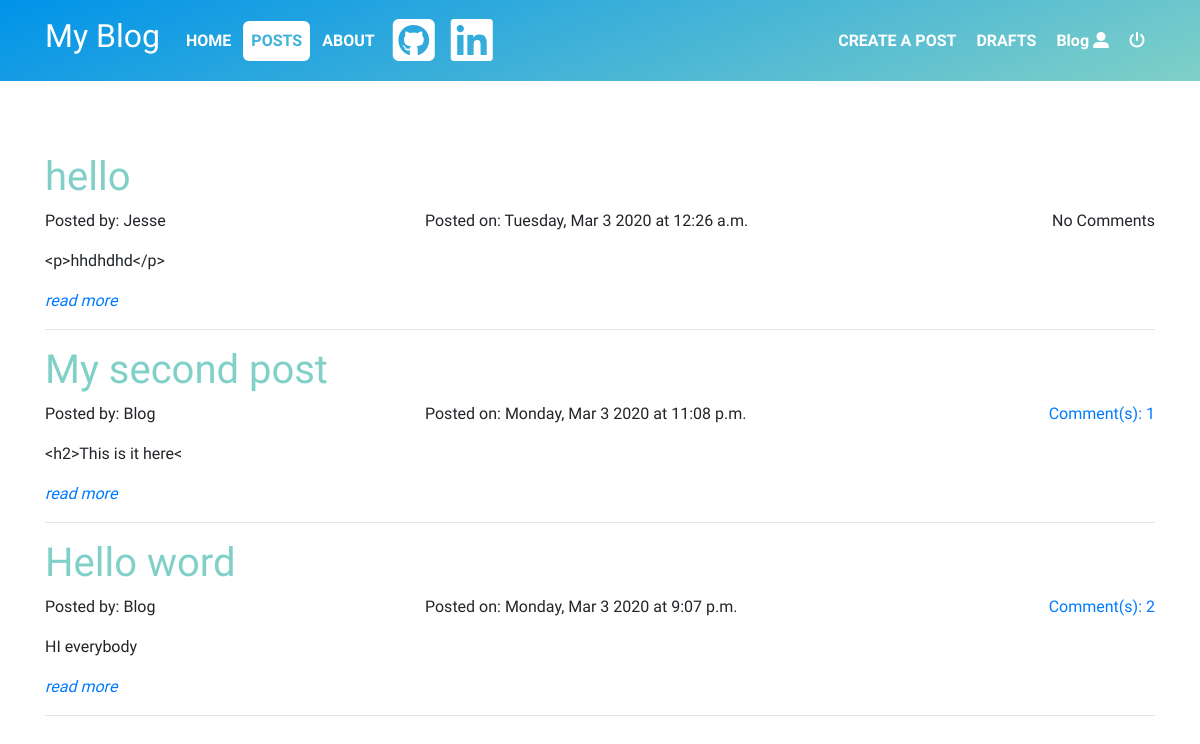
//posts/ (signed in), run on the app's committed database.
### blog/models.py (models this page shows, shortened)
class Post(models.Model):
    author = models.ForeignKey(User, on_delete=models.CASCADE)
    alias = models.CharField(max_length=50, null=True)
    title = models.CharField(max_length=100)
    text = models.TextField()
    created_date = models.DateTimeField(default=timezone.now)
    published_date = models.DateTimeField(null=True)
    def approved_comments(self):
        return self.comments.filter(approved_comment=True)

### blog/views.py (the view)
class PostListView(ListView):
    paginate_by = 10
    queryset = Post.objects.filter(published_date__isnull=False).order_by('-published_date')

### blog/templates/blog/post_list.html
{% extends 'blog/base.html' %}
{% block posts %}id="active"{%endblock%}
{% block content %}
{% for post in post_list %}
    {% if post.published_date %}
    <div>
        <div>
            <h1 class="customtext"><a href="{% url 'post_detail' pk=post.pk %}">{{post.title}}</a></h1>
        </div>
        <div class="row">
            <div class="col-md-4">
                <p>Posted by: {{post.author|title}}</p>
            </div>
            <div class="col-md-4">
                <p>Posted on: {{post.published_date|date:"l, M n Y"}} at {{post.published_date|time:"g:i a"}}</p>
            </div>
            <div class="col-md-4" align="right">
                {% if post.approved_comments %}
                    <p><a href="{% url 'post_detail' pk=post.pk %}">Comment(s): {{post.approved_comments.count}}</a></p>
                {% else %}
                    <p>No Comments</p>
                {% endif %}
            </div>
        </div>
        <div>
            <p>{{post.text|slice:":20"}}</p>
            <a href="{% url 'post_detail' pk=post.pk %}"><p><em>read more</em></p></a>
        </div>
    </div>
    <hr>
    {% else %}
        <h3 align="center">Sorry, no content has been posted on this blog yet, please check back soon.</h3>
        <h4 align="center"><a href="{% url 'createpost' %}">CLICK here</a> to add create new post</h4>
    {% endif %}
{% endfor %}
{% endblock %}

### blog/templates/blog/base.html (shortened to what this page needs)
<!DOCTYPE html>
{% load static %}
<html lang="en">
<head>
    <link rel="stylesheet" href="https://stackpath.bootstrapcdn.com/bootstrap/4.4.1/css/bootstrap.min.css">
    <link rel="stylesheet" href="{% static "css/blog.css" %}">
</head>
<body class="fonty">
    <nav class="navbar sticky-top navbar-expand-lg navbar-dark customnav" id="nav_bar">
        <div class="container">
            <a class="navbar-brand" href="{% url 'index' %}"><h2>My Blog</h2></a>
            <div class="collapse navbar-collapse" id="navbarSupportedContent">
                <ul class="navbar-nav menu">
                    <li class="nav-item">
                        <a class="nav-link" href="{% url 'index' %}" {% block home %}{% endblock %}><strong>HOME</strong></a>
                    </li>
                    <li class="nav-item">
                        <a class="nav-link" href="{% url 'post_list' %}" {% block posts %}{% endblock %}><strong>POSTS</strong></a>
                    </li>
                    <li class="nav-item">
                        <a class="nav-link" href="{% url 'about' %}" {% block about %}{% endblock %}><strong>ABOUT</strong></a>
                    </li>
                </ul>
                <ul class="navbar-nav portfolio">
                    <li class="nav-item">
                        <a class="nav-link" href="https://www.github.com" target="_blank"><strong><i class="fab fa-github-square fa-3x" id="rotate"></i></strong></a>
                    </li>
                    <li class="nav-item">
                        <a class="nav-link" href="https://www.linkedin.com" target="_blank"><strong><i class="fab fa-linkedin fa-3x" id="rotate"></i></strong></a>
                    </li>
                </ul>
                <ul class="navbar-nav menu ml-auto">
                {% if user.is_authenticated %}
                    <li class="nav-item">
                        <a class="nav-link" href="{% url 'createpost' %}"><strong>CREATE A POST</strong></a>
                    </li>
                    <li class="nav-item">
                        <a class="nav-link" href="{% url 'drafts' %}" {% block drafts %}{% endblock %}><strong>DRAFTS</strong></a>
                    </li>
                    <li class="nav-item">
                        <a class="nav-link" href="{% url 'profile' %}" {% block profile %}{% endblock %}><strong>{{user.username|title}} <i class="fas fa-user-alt"></i></strong></a>
                    </li>
                    <li class="nav-item logout">
                        <a class="nav-link" href="{% url 'logout' %}"><strong><i class="fas fa-power-off"></i></strong></a>
                    </li>
                {% endif %}
                </ul>
            </div>
        </div>
    </nav>
    <br><br><br>
    <div class="container">
        {% block content %}
        {% endblock %}
    </div>
</body>
</html>

### blog/static/css/blog.css (style rules this page uses)
.navbar-dark .navbar-nav .nav-link { color:rgb(255, 255, 255); border-radius: 6px; margin-left: 2px; margin-right: 2px; }
.navbar-dark .portfolio .nav-link { transition: 0.70s; -webkit-transition: 0.70s; -moz-transition: 0.70s; -ms-transition: 0.70s; -o-transition: 0.70s; display: block; margin-right: auto; margin-left: auto; display: inline-block; }
#active { color: #40b2d8; background-color: white; }
.fonty { font-family: 'Sirin Stencil', sans-serif; }
.customnav { background-color: #0093E9; background-image: linear-gradient(160deg, #0093E9 0%, #80D0C7 100%); }
.customtext { background: radial-gradient(circle, rgba(0,147,233,1) 0%, rgba(128,208,199,1) 25%); -webkit-background-clip: text; -webkit-text-fill-color: transparent; }

### data on the page
Post: title "hello", author "Jesse", published_date "Tuesday, Mar 3 2020", published_date "12:26 a.m.", shows "No Comments", text "<p>hhdhdhd</p>"
Post: title "My second post", author "Blog", published_date "Monday, Mar 3 2020", published_date "11:08 p.m.", approved_comments.count "1", text "<h2>This is it here<"
Post: title "Hello word", author "Blog", published_date "Monday, Mar 3 2020", published_date "9:07 p.m.", approved_comments.count "2", text "HI everybody"

### other printed values
{{ user.username|title }} "Blog"
